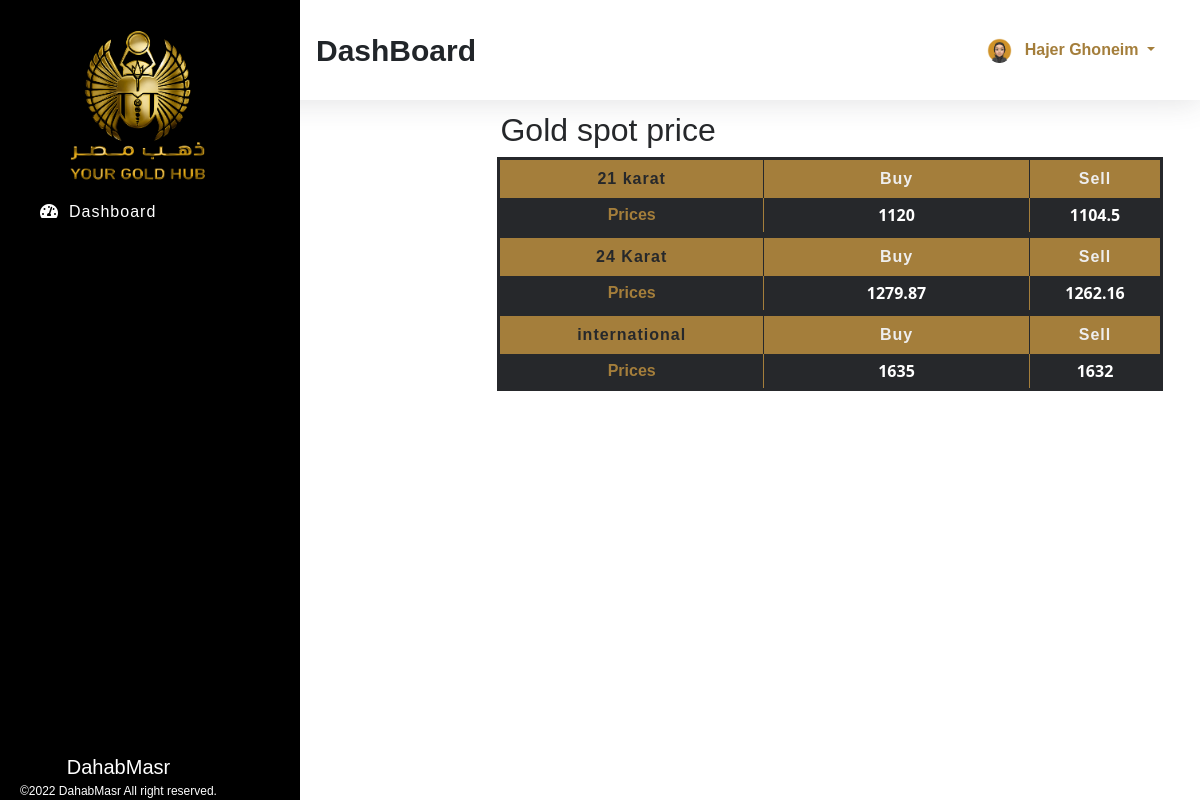
Screenshot of /index.php (signed in) with the database file from the repository.
### tables this page shows
CREATE TABLE `users` (
  `id` int(11) NOT NULL,
  `fname` varchar(100) NOT NULL,
  `lname` varchar(100) NOT NULL,
  `email` varchar(100) NOT NULL,
  `phone` varchar(100) NOT NULL,
  `password` varchar(255) NOT NULL,
  `role` varchar(100) NOT NULL,
  `avatar` varchar(255) NOT NULL
);

CREATE TABLE `karat_21` (
  `id` int(11) NOT NULL PRIMARY KEY AUTO_INCREMENT,
  `buy` varchar(60) NOT NULL,
  `sell` varchar(60) NOT NULL
);

CREATE TABLE `karat_24` (
  `id` int(11) NOT NULL PRIMARY KEY AUTO_INCREMENT,
  `buy` varchar(60) NOT NULL,
  `sell` varchar(60) NOT NULL

);

CREATE TABLE `international` (
  `id` int(11) NOT NULL PRIMARY KEY AUTO_INCREMENT,
  `buy` varchar(60) NOT NULL,
  `sell` varchar(60) NOT NULL
);

### index.php (the view, shortened to what this page needs)
<?php
    $sessionId = isset($_SESSION['id']) ?$_SESSION['id'] :'';
    $sessionRole = isset($_SESSION['role']) ?$_SESSION['role'] :'';
    include_once "config.php";
    $id = isset($_REQUEST['id']) ? $_REQUEST['id']:'dashboard';
    $action = isset($_REQUEST['action']) ?$_REQUEST['action']: '';
?>
<!DOCTYPE html>
<html lang="en">
<head>
    <link rel="stylesheet" href="assets/css/bootstrap.min.css">
    <link rel="stylesheet" href="assets/css/all.min.css">
    <link rel="stylesheet" href="assets/css/style.css">
</head>
<body>
    <section class="topber">
        <div class="topber__title">
            <span class="topber__title--text">
                <?php
                    if ( 'dashboard' == $id ) {
                        echo "DashBoard";
                    } elseif ( 'addusers' == $id ) {
                        echo "Add users";
                    } elseif ( 'allusers' == $id ) {
                        echo "users";
                    } elseif ( 'userProfile' == $id ) {
                        echo "Your Profile";
                    } elseif ( 'editusers' == $action ) {
                        echo "Edit users";
                    }
                ?>
            </span>
        </div>
        <div class="topber__profile">
            <?php
                $query = "SELECT * FROM users {$sessionRole}s WHERE id='$sessionId'";
                $result = mysqli_query( $connection, $query );
                if ( $data = mysqli_fetch_assoc( $result ) ) {
                    $fname = $data['fname'];
                    $lname = $data['lname'];
                    $avatar = $data['avatar'];
                }?>
                <img src="assets/img/<?php echo "$avatar"; ?>" height="25" width="25" class="rounded-circle" alt="profile">
                <div class="dropdown">
                    <button class="btn dropdown-toggle" type="button" id="dropdownMenuButton" data-toggle="dropdown" aria-haspopup="true" aria-expanded="false">
                        <?php echo "$fname $lname"; ?>
                    </button>
                </div>
        </div>
    </section>
    <section id="sideber" class="sideber">
        <ul class="sideber__ber">
        <img class="logo" src="assets/img/logo.png" alt="Dahab" style="width:150px">
            <li id="left" class="sideber__item<?php if ( 'dashboard' == $id ) {
                                                  echo " active";
                                              }?>">
                <a href="index.php?id=dashboard"><i id="left" class="fas fa-tachometer-alt"></i>Dashboard</a>
            </li>
        </ul>
        <footer class="text-center" style="font-size:12px;" ><span>DahabMasr</span><br>©2022 DahabMasr All right reserved.</footer>
    </section>
    <section class="main">
        <div class="container">
                <?php
                    $karat_21=875;
                    $karat_24=999.9;
                    $queryy = "SELECT * from karat_21 , karat_24 ";
                    $result = mysqli_query($connection,$queryy);
                    while($data = mysqli_fetch_array($result) ){
                        $buy_21 = $data['buy'];
                        $sell_21 = $data['sell'];
                    }
                    ?>
            <div class="dashboard p-0">
                    <form method="post">
                        <div class="total">
                            <div class="row  gy-5">
                                <div class="col" style="left:150px; text-align: -webkit-right; bottom:25px">
                                <h2 style="text-align:center;font-family:arial ;color:#26282B"> Gold spot price</h2>
                                    <table width='300% 'style="border-collapse: collapse;" >
                                        <tr >
                                            <th width='40%' style="text-align:center;font-family:arial ;color:#26282B">21 karat</th>
                                            <th width='40%' style="text-align:center;border-right: solid 1px #26282B; border-left: solid 1px #26282B;">Buy</th>
                                            <th width='40%' style="text-align:center">Sell</th>
                                        </tr>
                                        <?php
                                        $queryy = "SELECT * from karat_21";
                                        $result = mysqli_query($connection,$queryy);
                                        $count = 1;
                                        while($data = mysqli_fetch_array($result) ){
                                            $id = $data['id'];
                                            $buy_21 = $data['buy'];
                                            $sell_21 = $data['sell'];
                                        ?>
                                        <?php if ( 'admin' == $sessionRole ) {?>
                                            <tr >
                                                <td style="border-right: solid 1px #A47E3B; border-left: solid 1px #A47E3B;" > <div style="font-family:arial ;color:#A47E3B"> Prices</div> </td>
                                                <td style="border-right: solid 1px #A47E3B; border-left: solid 1px #A47E3B;"> <div contentEditable='true' class='edit' id='buy_<?php echo $id; ?>'> <?php echo $buy_21; ?></div> </td>
                                                <td> <div contentEditable='true' class='edit' id='sell_<?php echo $id; ?>'><?php echo $sell_21; ?> </div> </td>
                                            </tr>
                                        <?php
                                            $count ++;
                                        }else{?>
                                            <tr >
                                            <td style="border-right: solid 1px #A47E3B; border-left: solid 1px #A47E3B;"> <div style="font-family:arial ;color:#A47E3B"> Prices</div> </td>
                                            <td style="border-right: solid 1px #A47E3B; border-left: solid 1px #A47E3B;"> <div> <?php echo $buy_21; ?></div> </td>
                                            <td> <div><?php echo $sell_21; ?> </div> </td>
                                        </tr><?php
                                        }
                                        }
                                        ?>
                                    </table>
                                    <table width='300% border='0' >
                                        <tr >
                                            <th width='40%' style="text-align:center;font-family:arial ;color:#26282B">24 Karat</th>
                                            <th width='40%' style="text-align:center;border-right: solid 1px #26282B; border-left: solid 1px #26282B;">Buy</th>
                                            <th width='40%' style="text-align:center">Sell</th>
                                        </tr>
                                        <?php
                                        $queryy = "SELECT * from karat_24";
                                        $result = mysqli_query($connection,$queryy);
                                        $count = 1;
                                        while($data = mysqli_fetch_array($result) ){
                                            $id = $data['id'];
                                            $buy_24= $buy_21 * $karat_24 / $karat_21;
                                            $sell_24= $sell_21 * $karat_24 / $karat_21;
                                        ?>
                                        <?php if ( 'admin' == $sessionRole ) {?>
                                            <tr>
                                                <td style="border-right: solid 1px #A47E3B; border-left: solid 1px #A47E3B;"> <div style="font-family:arial ;color:#A47E3B"> Prices</div> </td>
                                                <td style="border-right: solid 1px #A47E3B; border-left: solid 1px #A47E3B;"> <div contentEditable='true' class='edit' id='buy_<?php echo $id; ?>'> <?php echo round($buy_24,2); ?></div> </td>
                                                <td> <div contentEditable='true' class='edit' id='sell_<?php echo $id; ?>'><?php echo round($sell_24,2); ?> </div> </td>
                                            </tr>
                                        <?php
                                            $count ++;
                                        }else{?>
                                            <tr>
                                            <td style="border-right: solid 1px #A47E3B; border-left: solid 1px #A47E3B;"> <div style="font-family:arial ;color:#A47E3B"> Prices</div> </td>
                                            <td style="border-right: solid 1px #A47E3B; border-left: solid 1px #A47E3B;"> <div> <?php echo round($buy_24,2); ?></div> </td>
                                            <td> <div><?php echo round($sell_24,2); ?> </div> </td>
                                        </tr><?php
                                        }
                                        }
                                        ?>
                                    </table>
                                    <table width='300% border='0'>
                                        <tr>
                                            <th width='40%' style="text-align:center;font-family:arial ;color:#26282B">international</th>
                                            <th width='40%' style="text-align:center;border-right: solid 1px #26282B; border-left: solid 1px #26282B;">Buy</th>
                                            <th width='40%' style="text-align:center">Sell</th>
                                        </tr>
                                        <?php
                                        $queryy = "SELECT * from international";
                                        $result = mysqli_query($connection,$queryy);
                                        $count = 1;
                                        while($data = mysqli_fetch_array($result) ){
                                            $id = $data['id'];
                                            $buy_inter = $data['buy'];
                                            $sell_inter = $data['sell'];
                                        ?>
                                        <?php if ( 'admin' == $sessionRole ) {?>
                                            <tr>
                                                <td style="border-right: solid 1px #A47E3B; border-left: solid 1px #A47E3B;"> <div style="font-family:arial ;color:#A47E3B"> Prices</div> </td>
                                                <td style="border-right: solid 1px #A47E3B; border-left: solid 1px #A47E3B;"> <div contentEditable='true' class='edit' id='buy_<?php echo $id; ?>'> <?php echo $buy_inter; ?></div> </td>
                                                <td> <div contentEditable='true' class='edit' id='sell_<?php echo $id; ?>'><?php echo $sell_inter; ?> </div> </td>
                                            </tr>
                                        <?php
                                            $count ++;
                                        }else{?>
                                            <tr>
                                            <td style="border-right: solid 1px #A47E3B; border-left: solid 1px #A47E3B;"> <div style="font-family:arial ;color:#A47E3B"> Prices</div> </td>
                                            <td style="border-right: solid 1px #A47E3B; border-left: solid 1px #A47E3B;"> <div> <?php echo $buy_inter; ?></div> </td>
                                            <td> <div><?php echo $sell_inter; ?> </div> </td>
                                        </tr><?php
                                        }
                                        }
                                        ?>
                                    </table>
                                </div>
                                    </div>
                        </div>
                    </form>
                <br>
            </div>
        </div>
    </section>
</body>
</html>

### assets/css/style.css (style rules this page uses)
*, *::before, *::after { margin: 0; padding: 0; -webkit-box-sizing: border-box; box-sizing: border-box; }
body { font-family: sans-serif; }
a { text-decoration: none !important; }
.topber { position: fixed; width: 100%; top: 0; left: 0; padding-left: 300px; right: 0; z-index: 999; -webkit-box-shadow: 0 0.15rem 1.75rem 0 rgba(58, 59, 69, 0.15); box-shadow: 0 0.15rem 1.75rem 0 rgba(58, 59, 69, 0.15); background-color: #fff; }
.topber__title { height: 12.5vh; float: left; display: -webkit-box; display: -ms-flexbox; display: flex; -webkit-box-orient: horizontal; -webkit-box-direction: normal; -ms-flex-direction: row; flex-direction: row; -webkit-box-align: center; -ms-flex-align: center; align-items: center; padding-left: 1rem; }
.topber__title--text { font-size: 30px; font-weight: bold; }
.topber__profile { height: 12.5vh; float: right; padding-right: 10px; display: -webkit-box; display: -ms-flexbox; display: flex; -webkit-box-orient: horizontal; -webkit-box-direction: normal; -ms-flex-direction: row; flex-direction: row; -webkit-box-align: center; -ms-flex-align: center; align-items: center; padding: 2rem; }
.topber__profile button { color: #A47E3B; line-height: 10px; font-weight: bold; }
.sideber { position: fixed; top: 0; overflow-y: auto; left: 0; bottom: 0; width: 300px; height: 100vh; padding: 40px 20px 20px 20px; background-color: #000000; background-size: cover; -webkit-transition: left 0.5s ease; transition: left 0.5s ease; z-index: 999; }
.sideber__ber { list-style: none; }
.sideber__item { padding: 10px; }
.sideber__item a { color: rgba(255, 255, 255, 0.55); font-size: 16px; letter-spacing: 1px; font-weight: 500; }
.sideber__item a i { color: rgba(255, 255, 255, 0.55); padding: 0 10px; }
.sideber__item:hover a, .sideber__item.active a, .sideber__item.active i, .sideber__item:hover i { color: #fff; -webkit-transition: 0.3s ease; transition: 0.3s ease; }
.sideber footer { position: absolute; bottom: 0; font-size: 16px; color: #fff; }
.sideber footer span { font-size: 20px; }
.main { margin-left: 300px; margin-top: 10vh; padding: 2rem; }
.main .dashboard { display: block; }
table { border:3px solid #26282B; border-radius:3px; }
table tr:nth-child(1) { background-color:#A47E3B; }
table tr:nth-child(1) th { color:#EEEEEE; padding:10px 0px; letter-spacing: 1px; }
table td { padding:6px; color:white; text-align: center; font-weight: bold; background-color: #26282B; }
table tr:nth-child(even) { background-color:#26282B; color:#B4A5A5; font-family: system-ui; }
.total { display: flex !important; }
.logo { width: 200px !important; margin-top: -20px; margin-left: 20px; }

### rows the page displays
users: avatar (picture), fname "Hajer", lname "Ghoneim"
karat_21: buy "1120", sell "1104.5", buy "1279.87", sell "1262.16"
international: buy "1635", sell "1632"
